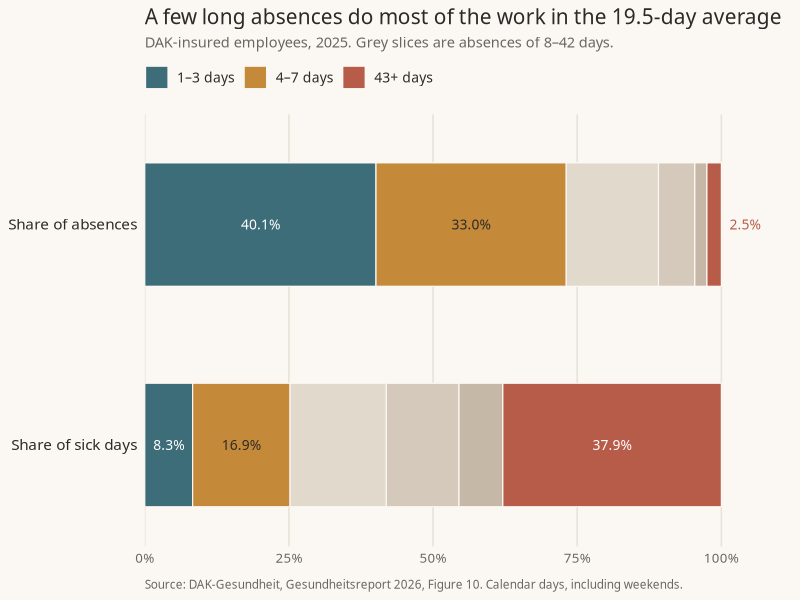
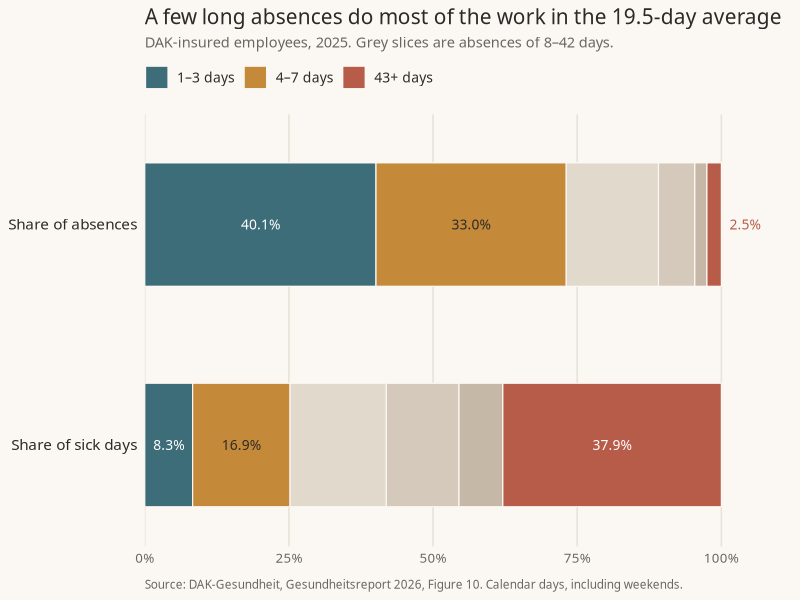

Write the R code that produced these figures, in order.
## ---- chunk 1
knitr::opts_chunk$set(echo = TRUE, fig.retina = 2, dev = "ragg_png")
## ---- chunk 2
library(dplyr)
library(tidyr)
library(ggplot2)
## ---- chunk 3
duration_levels <- c(
  "1–3 days", "4–7 days", "8–14 days",
  "15–28 days", "29–42 days", "43+ days"
)

dak_duration <- tibble(
  duration = factor(duration_levels, levels = duration_levels),
  `Share of absences` = c(40.1, 33.0, 16.0, 6.3, 2.1, 2.5),
  `Share of sick days` = c(8.3, 16.9, 16.7, 12.6, 7.6, 37.9)
)

dak_long <- dak_duration %>%
  pivot_longer(
    cols = c(`Share of absences`, `Share of sick days`),
    names_to = "metric",
    values_to = "percent"
  ) %>%
  mutate(
    metric = factor(
      metric,
      levels = rev(c("Share of absences", "Share of sick days"))
    ),
    focus = duration %in% c("1–3 days", "4–7 days", "43+ days")
  ) %>%
  group_by(metric) %>%
  arrange(duration, .by_group = TRUE) %>%
  mutate(
    xmax = cumsum(percent),
    xmin = xmax - percent,
    xmid = (xmin + xmax) / 2
  ) %>%
  ungroup()

dak_long
## ---- chunk 4
font_family <- "Avenir Next"
ink <- "#2C2A28"
muted <- "#6B6560"
paper <- "#FBF8F4"

palette <- c(
  "1–3 days" = "#3E6D7A",
  "4–7 days" = "#C48A3A",
  "8–14 days" = "#E2D9CD",
  "15–28 days" = "#D4C9BA",
  "29–42 days" = "#C6B8A6",
  "43+ days" = "#B85C4A"
)

# Draw with geom_rect so stack order matches the labelled midpoints.
# ggplot's position_stack can reverse fill order on horizontal bars.
metric_levels <- c("Share of sick days", "Share of absences")
dak_plot <- dak_long %>%
  mutate(
    y = as.numeric(factor(as.character(metric), levels = metric_levels)),
    ymin = y - 0.28,
    ymax = y + 0.28
  )

focus_labels <- dak_plot %>%
  filter(focus) %>%
  mutate(
    label = sprintf("%.1f%%", percent),
    label_x = if_else(percent < 6, xmax + 1.4, xmid),
    hjust = if_else(percent < 6, 0, 0.5),
    colour = case_when(
      percent < 6 ~ palette[["43+ days"]],
      duration == "4–7 days" ~ ink,
      TRUE ~ "white"
    )
  )

p <- ggplot(dak_plot) +
  geom_rect(
    aes(xmin = xmin, xmax = xmax, ymin = ymin, ymax = ymax, fill = duration),
    colour = paper,
    linewidth = 0.4
  ) +
  geom_text(
    data = focus_labels,
    aes(x = label_x, y = y, label = label, hjust = hjust, colour = colour),
    size = 3.5,
    family = font_family
  ) +
  scale_colour_identity() +
  scale_fill_manual(
    values = palette,
    breaks = c("1–3 days", "4–7 days", "43+ days"),
    name = NULL
  ) +
  scale_x_continuous(
    limits = c(0, 110),
    breaks = c(0, 25, 50, 75, 100),
    labels = function(x) paste0(x, "%"),
    expand = expansion(mult = c(0, 0.02))
  ) +
  scale_y_continuous(
    breaks = c(1, 2),
    labels = metric_levels,
    expand = expansion(add = c(0.18, 0.22))
  ) +
  labs(
    title = "A few long absences do most of the work in the 19.5-day average",
    subtitle = "DAK-insured employees, 2025. Grey slices are absences of 8–42 days.",
    x = NULL,
    y = NULL,
    caption = "Source: DAK-Gesundheit, Gesundheitsreport 2026, Figure 10. Calendar days, including weekends."
  ) +
  theme_minimal(base_size = 12, base_family = font_family) +
  theme(
    plot.title = element_text(face = "plain", size = 15, colour = ink),
    plot.subtitle = element_text(size = 10.5, colour = muted, margin = margin(b = 10)),
    plot.caption = element_text(size = 8.5, colour = muted, hjust = 0, margin = margin(t = 10)),
    legend.position = "top",
    legend.justification = "left",
    legend.margin = margin(b = 6),
    legend.text = element_text(size = 10, colour = ink),
    panel.grid.major.y = element_blank(),
    panel.grid.minor = element_blank(),
    panel.grid.major.x = element_line(colour = "#E8E2D8"),
    axis.text.y = element_text(colour = ink, size = 11),
    axis.text.x = element_text(colour = muted),
    plot.background = element_rect(fill = paper, colour = NA),
    panel.background = element_rect(fill = paper, colour = NA),
    legend.background = element_rect(fill = paper, colour = NA),
    legend.key = element_rect(fill = paper, colour = NA)
  )

p

out_path <- file.path("..", "static", "charts", "dak-absence-duration.png")
ggsave(
  out_path, p,
  width = 8.8, height = 5.1, dpi = 160,
  bg = paper, device = ragg::agg_png
)
